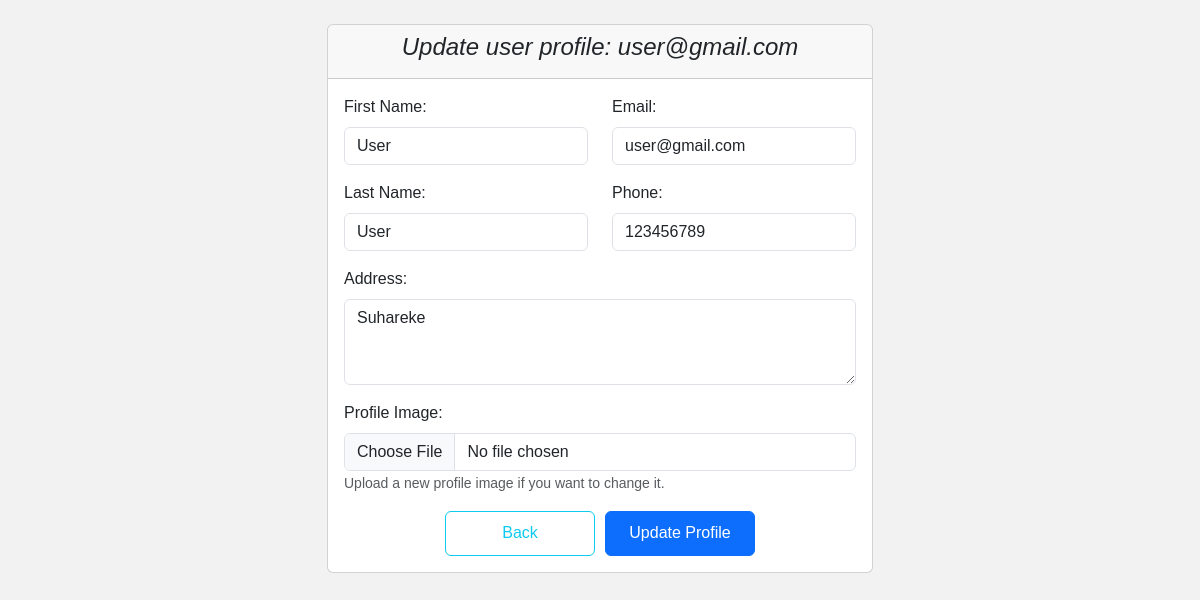
Screenshot of /user_update_profile.php (signed in) with the database file from the repository.
### tables this page shows
CREATE TABLE IF NOT EXISTS `users` (
  `id` int NOT NULL AUTO_INCREMENT,
  `first_name` varchar(50) NOT NULL,
  `last_name` varchar(50) NOT NULL,
  `email` varchar(50) NOT NULL,
  `phone` varchar(20) NOT NULL,
  `address` varchar(100) NOT NULL,
  `image` varchar(100) DEFAULT NULL,
  `password` varchar(255) NOT NULL,
  `status` varchar(10) NOT NULL DEFAULT 'user',
  `is_banned` enum('Yes','No') NOT NULL DEFAULT 'No',
  PRIMARY KEY (`id`),
  UNIQUE KEY `email` (`email`)
);

### user_update_profile.php (the view, shortened to what this page needs)
<?php
if (isset($_SESSION["user"])) {
    require "validate/connect.php";
    $id = $_SESSION["user"];
    $sql = "SELECT * FROM users WHERE id=$id";
    $result = mysqli_query($connect, $sql);
    $row = mysqli_fetch_assoc($result);
?>
    <!DOCTYPE html>
    <html lang="en">
    <head>
        <link href="https://cdn.jsdelivr.net/npm/bootstrap@5.3.0/dist/css/bootstrap.min.css" rel="stylesheet">
    </head>
    <body>
        <div class="container mt-4">
            <div class="row justify-content-center">
                <div class="col-md-6">
                    <div class="card">
                        <div class="card-header">
                            <h4 style="text-align: center;"><i>Update user profile: <?php echo $row["email"] ?></i></h4>
                        </div>
                        <div class="card-body">
                            <form method="post" enctype="multipart/form-data">
                                <div class="row">
                                    <div class="col-md-6">
                                        <div class="mb-3">
                                            <label for="first_name" class="form-label">First Name:</label>
                                            <input type="text" name="first_name" class="form-control" value="<?php echo $row['first_name']; ?>">
                                        </div>
                                        <div class="mb-3">
                                            <label for="last_name" class="form-label">Last Name:</label>
                                            <input type="text" name="last_name" class="form-control" value="<?php echo $row['last_name']; ?>">
                                        </div>
                                    </div>
                                    <div class="col-md-6">
                                        <div class="mb-3">
                                            <label for="email" class="form-label">Email:</label>
                                            <input type="email" name="email" class="form-control" value="<?php echo $row['email']; ?>">
                                        </div>
                                        <div class="mb-3">
                                            <label for="phone" class="form-label">Phone:</label>
                                            <input type="text" name="phone" class="form-control" value="<?php echo $row['phone']; ?>">
                                        </div>
                                    </div>
                                </div>
                                <div class="mb-3">
                                    <label for="address" class="form-label">Address:</label>
                                    <textarea name="address" class="form-control" rows="3"><?php echo $row['address']; ?></textarea>
                                </div>
                                <div class="mb-3">
                                    <label for="image" class="form-label">Profile Image:</label>
                                    <input type="file" name="picture" class="form-control">
                                    <small class="form-text text-muted">Upload a new profile image if you want to change it.</small>
                                </div>
                                <div style="display: flex;justify-content:center" class="buttons">
                                    <a style="text-decoration: none;" href="home.php" class="btn btn-outline-info width-btn-2">Back</a>
                                    <button type="submit" name="update" class="btn btn-primary  width-btn-2">Update Profile</button>
                                </div>
                            </form>
                        </div>
                    </div>
                </div>
            </div>
        </div>
    </body>
    </html>
<?php
} else {
    header("Location: login.php");
}

### user_update_profile.php (style rules this page uses)
body { font-family: Arial, sans-serif; background-color: #f2f2f2; }
.buttons { display: flex; flex-direction: row; gap: 10px; }
.width-btn-2 { width: 150px !important; height: 45px !important; display: flex; justify-content: center; align-items: center; text-align: center; }

### rows the page displays
users: email "user@gmail.com", first_name "User", last_name "User", phone "123456789", address "Suhareke"
